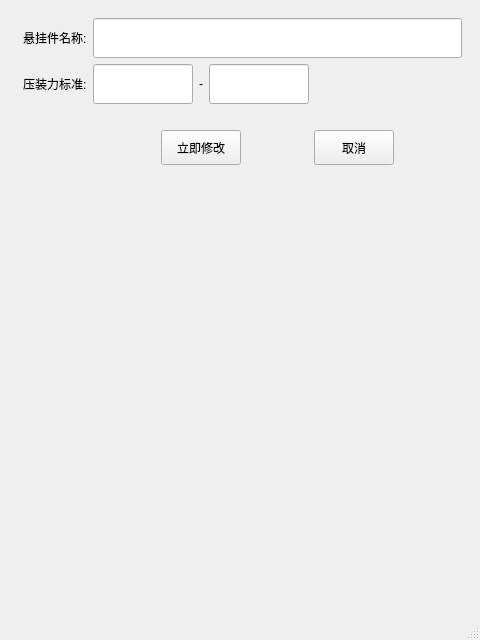
<?xml version="1.0" encoding="UTF-8"?>
<ui version="4.0">
 <class>Form1Fix</class>
 <widget class="QMainWindow" name="Form1Fix">
  <property name="geometry">
   <rect>
    <x>0</x>
    <y>0</y>
    <width>480</width>
    <height>640</height>
   </rect>
  </property>
  <property name="windowTitle">
   <string>MainWindow</string>
  </property>
  <widget class="QWidget" name="centralwidget">
   <layout class="QVBoxLayout" name="verticalLayout_2">
    <item>
     <widget class="QWidget" name="widget01_2" native="true">
      <layout class="QVBoxLayout" name="verticalLayout">
       <item>
        <layout class="QGridLayout" name="gridLayout">
         <property name="leftMargin">
          <number>5</number>
         </property>
         <item row="1" column="0">
          <widget class="QLabel" name="label_2">
           <property name="text">
            <string>压装力标准:</string>
           </property>
          </widget>
         </item>
         <item row="0" column="2">
          <widget class="QLineEdit" name="xuanGuaName">
           <property name="minimumSize">
            <size>
             <width>0</width>
             <height>40</height>
            </size>
           </property>
           <property name="maximumSize">
            <size>
             <width>400</width>
             <height>16777215</height>
            </size>
           </property>
          </widget>
         </item>
         <item row="2" column="2">
          <layout class="QHBoxLayout" name="horizontalLayout_2">
           <property name="topMargin">
            <number>20</number>
           </property>
           <item>
            <spacer name="horizontalSpacer_2">
             <property name="orientation">
              <enum>Qt::Horizontal</enum>
             </property>
             <property name="sizeHint" stdset="0">
              <size>
               <width>40</width>
               <height>20</height>
              </size>
             </property>
            </spacer>
           </item>
           <item>
            <widget class="QPushButton" name="liJiXiuGaiBtn">
             <property name="minimumSize">
              <size>
               <width>0</width>
               <height>35</height>
              </size>
             </property>
             <property name="text">
              <string>立即修改</string>
             </property>
             <property name="type" stdset="0">
              <string>primary</string>
             </property>
            </widget>
           </item>
           <item>
            <spacer name="horizontalSpacer_4">
             <property name="orientation">
              <enum>Qt::Horizontal</enum>
             </property>
             <property name="sizeHint" stdset="0">
              <size>
               <width>40</width>
               <height>20</height>
              </size>
             </property>
            </spacer>
           </item>
           <item>
            <widget class="QPushButton" name="pushButton_2">
             <property name="minimumSize">
              <size>
               <width>0</width>
               <height>35</height>
              </size>
             </property>
             <property name="text">
              <string>取消</string>
             </property>
            </widget>
           </item>
           <item>
            <spacer name="horizontalSpacer">
             <property name="orientation">
              <enum>Qt::Horizontal</enum>
             </property>
             <property name="sizeHint" stdset="0">
              <size>
               <width>40</width>
               <height>20</height>
              </size>
             </property>
            </spacer>
           </item>
          </layout>
         </item>
         <item row="0" column="0">
          <widget class="QLabel" name="label">
           <property name="text">
            <string>悬挂件名称:</string>
           </property>
          </widget>
         </item>
         <item row="1" column="2">
          <layout class="QHBoxLayout" name="horizontalLayout_6" stretch="0,0,0,0">
           <property name="spacing">
            <number>6</number>
           </property>
           <property name="leftMargin">
            <number>0</number>
           </property>
           <property name="rightMargin">
            <number>0</number>
           </property>
           <property name="bottomMargin">
            <number>0</number>
           </property>
           <item>
            <widget class="QLineEdit" name="startStd">
             <property name="minimumSize">
              <size>
               <width>0</width>
               <height>40</height>
              </size>
             </property>
             <property name="maximumSize">
              <size>
               <width>100</width>
               <height>16777215</height>
              </size>
             </property>
            </widget>
           </item>
           <item>
            <widget class="QLabel" name="label_9">
             <property name="maximumSize">
              <size>
               <width>23</width>
               <height>16777215</height>
              </size>
             </property>
             <property name="text">
              <string>-</string>
             </property>
            </widget>
           </item>
           <item>
            <widget class="QLineEdit" name="endStd">
             <property name="minimumSize">
              <size>
               <width>0</width>
               <height>40</height>
              </size>
             </property>
             <property name="maximumSize">
              <size>
               <width>100</width>
               <height>16777215</height>
              </size>
             </property>
            </widget>
           </item>
           <item>
            <spacer name="horizontalSpacer_3">
             <property name="orientation">
              <enum>Qt::Horizontal</enum>
             </property>
             <property name="sizeHint" stdset="0">
              <size>
               <width>40</width>
               <height>20</height>
              </size>
             </property>
            </spacer>
           </item>
          </layout>
         </item>
        </layout>
       </item>
      </layout>
     </widget>
    </item>
    <item>
     <spacer name="verticalSpacer">
      <property name="orientation">
       <enum>Qt::Vertical</enum>
      </property>
      <property name="sizeHint" stdset="0">
       <size>
        <width>20</width>
        <height>40</height>
       </size>
      </property>
     </spacer>
    </item>
   </layout>
  </widget>
  <widget class="QMenuBar" name="menubar">
   <property name="geometry">
    <rect>
     <x>0</x>
     <y>0</y>
     <width>480</width>
     <height>17</height>
    </rect>
   </property>
  </widget>
  <widget class="QStatusBar" name="statusbar"/>
 </widget>
 <resources/>
 <connections/>
</ui>
